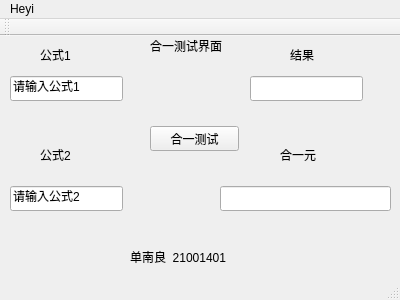
<?xml version="1.0" encoding="UTF-8"?>
<ui version="4.0">
 <class>MainWindow</class>
 <widget class="QMainWindow" name="MainWindow">
  <property name="geometry">
   <rect>
    <x>0</x>
    <y>0</y>
    <width>400</width>
    <height>300</height>
   </rect>
  </property>
  <property name="windowTitle">
   <string>合一测试</string>
  </property>
  <widget class="QWidget" name="centralWidget">
   <widget class="QLabel" name="f1">
    <property name="geometry">
     <rect>
      <x>40</x>
      <y>10</y>
      <width>41</width>
      <height>17</height>
     </rect>
    </property>
    <property name="text">
     <string>公式1</string>
    </property>
   </widget>
   <widget class="QLabel" name="f2">
    <property name="geometry">
     <rect>
      <x>40</x>
      <y>110</y>
      <width>41</width>
      <height>17</height>
     </rect>
    </property>
    <property name="text">
     <string>公式2</string>
    </property>
   </widget>
   <widget class="QPushButton" name="start">
    <property name="geometry">
     <rect>
      <x>150</x>
      <y>90</y>
      <width>89</width>
      <height>25</height>
     </rect>
    </property>
    <property name="text">
     <string>合一测试</string>
    </property>
   </widget>
   <widget class="QLabel" name="output">
    <property name="geometry">
     <rect>
      <x>290</x>
      <y>10</y>
      <width>67</width>
      <height>17</height>
     </rect>
    </property>
    <property name="text">
     <string>结果</string>
    </property>
   </widget>
   <widget class="QLabel" name="result">
    <property name="geometry">
     <rect>
      <x>280</x>
      <y>110</y>
      <width>67</width>
      <height>17</height>
     </rect>
    </property>
    <property name="text">
     <string>合一元</string>
    </property>
   </widget>
   <widget class="QLineEdit" name="f1_edit">
    <property name="geometry">
     <rect>
      <x>10</x>
      <y>40</y>
      <width>113</width>
      <height>25</height>
     </rect>
    </property>
    <property name="text">
     <string>请输入公式1</string>
    </property>
   </widget>
   <widget class="QLineEdit" name="f2_edit">
    <property name="geometry">
     <rect>
      <x>10</x>
      <y>150</y>
      <width>113</width>
      <height>25</height>
     </rect>
    </property>
    <property name="text">
     <string>请输入公式2</string>
    </property>
   </widget>
   <widget class="QLineEdit" name="result_edit">
    <property name="geometry">
     <rect>
      <x>220</x>
      <y>150</y>
      <width>171</width>
      <height>25</height>
     </rect>
    </property>
   </widget>
   <widget class="QLineEdit" name="out_edit">
    <property name="geometry">
     <rect>
      <x>250</x>
      <y>40</y>
      <width>113</width>
      <height>25</height>
     </rect>
    </property>
   </widget>
   <widget class="QLabel" name="Title">
    <property name="geometry">
     <rect>
      <x>150</x>
      <y>0</y>
      <width>91</width>
      <height>20</height>
     </rect>
    </property>
    <property name="text">
     <string>合一测试界面</string>
    </property>
   </widget>
   <widget class="QLabel" name="f1_2">
    <property name="geometry">
     <rect>
      <x>130</x>
      <y>210</y>
      <width>121</width>
      <height>21</height>
     </rect>
    </property>
    <property name="text">
     <string>单南良  21001401</string>
    </property>
   </widget>
  </widget>
  <widget class="QMenuBar" name="menuBar">
   <property name="geometry">
    <rect>
     <x>0</x>
     <y>0</y>
     <width>400</width>
     <height>22</height>
    </rect>
   </property>
   <widget class="QMenu" name="menuHeyi">
    <property name="title">
     <string>Heyi</string>
    </property>
    <addaction name="separator"/>
   </widget>
   <addaction name="menuHeyi"/>
  </widget>
  <widget class="QToolBar" name="mainToolBar">
   <attribute name="toolBarArea">
    <enum>TopToolBarArea</enum>
   </attribute>
   <attribute name="toolBarBreak">
    <bool>false</bool>
   </attribute>
  </widget>
  <widget class="QStatusBar" name="statusBar"/>
 </widget>
 <layoutdefault spacing="6" margin="11"/>
 <resources/>
 <connections/>
</ui>
